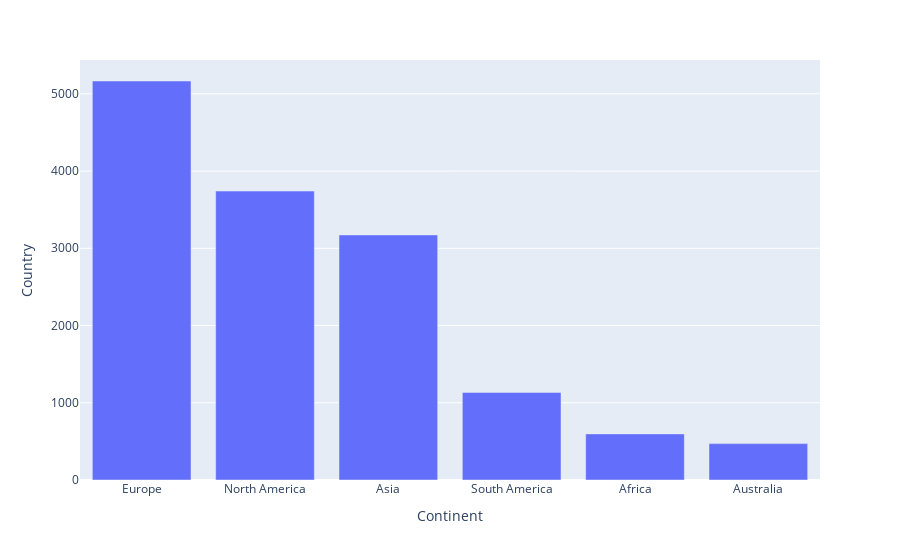

Notebook code for this chart:
### Markdown cell above
### Number of software developers in each Continent.

### Code cell
df1 = df.groupby(['Continent']).count()['Country'].sort_values(ascending =False).reset_index()#.plot(kind= 'bar')
df1
fig = px.bar(df1, x='Continent',y='Country')
fig.show()

### Figure 1 — Plotly figure (JSON) as saved in the notebook; plotly's stock layout.template omitted (floating-point values rounded to 4 significant figures)
{"data": [{"alignmentgroup": "True", "hovertemplate": "Continent=%{x}<br>Country=%{y}<extra></extra>", "legendgroup": "", "marker": {"color": "#636efa", "pattern": {"shape": ""}}, "name": "", "offsetgroup": "", "orientation": "v", "showlegend": false, "textposition": "auto", "type": "bar", "x": ["Europe", "North America", "Asia", "South America", "Africa", "Australia"], "xaxis": "x", "y": [5166, 3741, 3173, 1134, 597, 471], "yaxis": "y"}], "layout": {"barmode": "relative", "legend": {"tracegroupgap": 0}, "margin": {"t": 60}, "xaxis": {"anchor": "y", "domain": [0, 1], "title": {"text": "Continent"}}, "yaxis": {"anchor": "x", "domain": [0, 1], "title": {"text": "Country"}}}}
